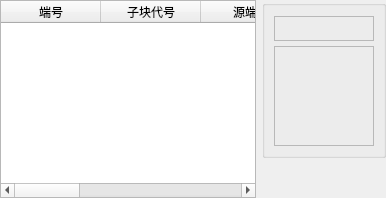
     <widget class="QWidget" name="tab_2">
      <property name="styleSheet">
       <string notr="true">#tab_2{background-color: rgba(19, 67, 79, 1);
    border-color: rgba(19, 67, 79, 1);
    border: 0px solid rgba(61, 255, 255,0.4);
    margin: 2px;}


</string>
      </property>
      <attribute name="title">
       <string>功能子块</string>
      </attribute>
      <layout class="QGridLayout" name="gridLayout_3">
       <property name="leftMargin">
        <number>0</number>
       </property>
       <property name="topMargin">
        <number>0</number>
       </property>
       <property name="rightMargin">
        <number>0</number>
       </property>
       <property name="bottomMargin">
        <number>0</number>
       </property>
       <item row="0" column="1">
        <widget class="QGroupBox" name="groupBox">
         <property name="minimumSize">
          <size>
           <width>100</width>
           <height>0</height>
          </size>
         </property>
         <property name="title">
          <string/>
         </property>
         <layout class="QVBoxLayout" name="verticalLayout">
          <item>
           <widget class="QLabel" name="LbSpurFuncName">
            <property name="minimumSize">
             <size>
              <width>0</width>
              <height>25</height>
             </size>
            </property>
            <property name="maximumSize">
             <size>
              <width>16777215</width>
              <height>22</height>
             </size>
            </property>
            <property name="frameShape">
             <enum>QFrame::StyledPanel</enum>
            </property>
            <property name="text">
             <string/>
            </property>
           </widget>
          </item>
          <item>
           <widget class="QLabel" name="LbSpurJpg">
            <property name="minimumSize">
             <size>
              <width>100</width>
              <height>100</height>
             </size>
            </property>
            <property name="maximumSize">
             <size>
              <width>100</width>
              <height>100</height>
             </size>
            </property>
            <property name="frameShape">
             <enum>QFrame::StyledPanel</enum>
            </property>
            <property name="text">
             <string/>
            </property>
           </widget>
          </item>
         </layout>
        </widget>
       </item>
       <item row="1" column="1">
        <spacer name="verticalSpacer">
         <property name="orientation">
          <enum>Qt::Vertical</enum>
         </property>
         <property name="sizeHint" stdset="0">
          <size>
           <width>20</width>
           <height>40</height>
          </size>
         </property>
        </spacer>
       </item>
       <item row="0" column="0" rowspan="2">
        <widget class="QTableWidget" name="tableWidgetSpur">
         <property name="styleSheet">
          <string notr="true"/>
         </property>
         <property name="editTriggers">
          <set>QAbstractItemView::DoubleClicked</set>
         </property>
         <property name="selectionBehavior">
          <enum>QAbstractItemView::SelectRows</enum>
         </property>
         <attribute name="horizontalHeaderDefaultSectionSize">
          <number>100</number>
         </attribute>
         <attribute name="verticalHeaderVisible">
          <bool>false</bool>
         </attribute>
         <column>
          <property name="text">
           <string>端号</string>
          </property>
         </column>
         <column>
          <property name="text">
           <string>子块代号</string>
          </property>
         </column>
         <column>
          <property name="text">
           <string>源端口</string>
          </property>
         </column>
         <column>
          <property name="text">
           <string>终端端口</string>
          </property>
         </column>
         <column>
          <property name="text">
           <string>测试代价</string>
          </property>
         </column>
         <column>
          <property name="text">
           <string>受控</string>
          </property>
         </column>
         <column>
          <property name="text">
           <string>描述</string>
          </property>
         </column>
        </widget>
       </item>
      </layout>
     </widget>
